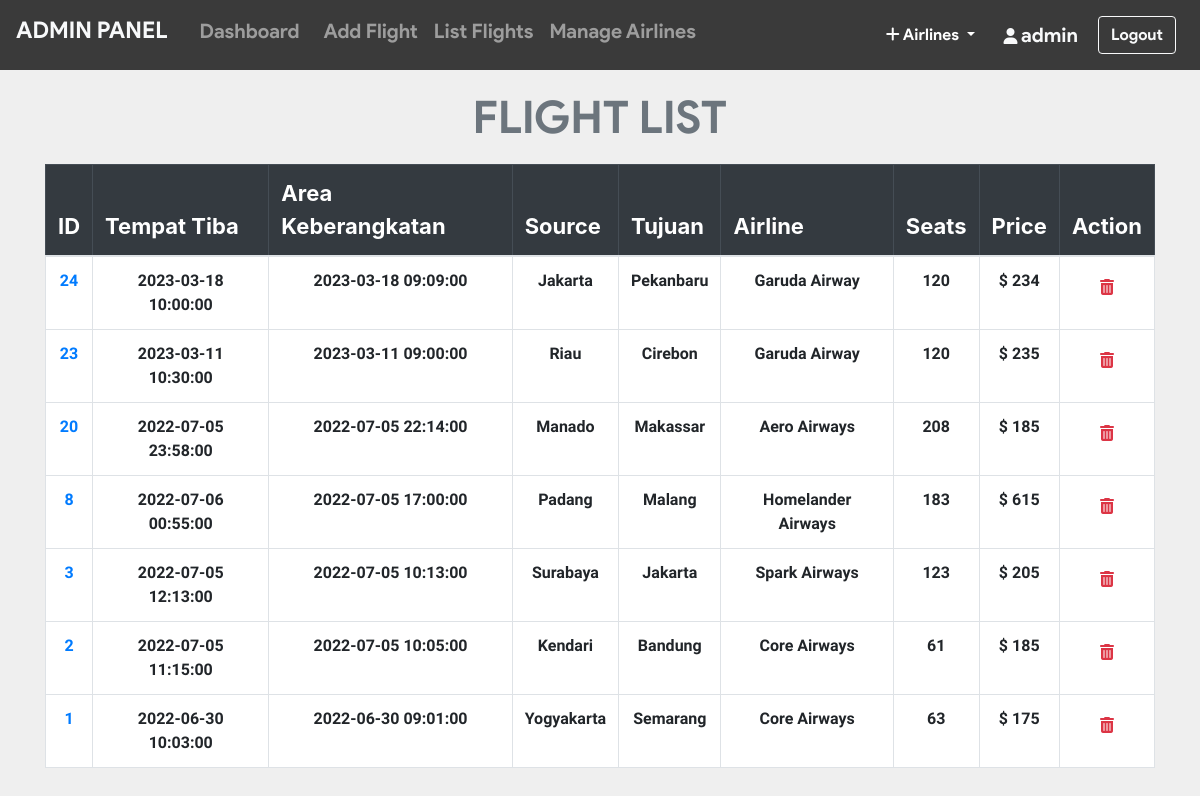
The app's page /admin/all_flights.php (signed in) with its own data.
### tables this page shows
CREATE TABLE `flight` (
  `flight_id` int(11) NOT NULL,
  `admin_id` int(11) NOT NULL,
  `arrivale` datetime NOT NULL,
  `departure` datetime NOT NULL,
  `Destination` varchar(20) NOT NULL,
  `source` varchar(20) NOT NULL,
  `airline` varchar(20) NOT NULL,
  `Seats` varchar(110) NOT NULL,
  `duration` varchar(20) NOT NULL,
  `Price` int(11) NOT NULL,
  `status` varchar(6) DEFAULT NULL,
  `issue` varchar(50) DEFAULT NULL,
  `last_seat` varchar(5) DEFAULT '',
  `bus_seats` int(11) DEFAULT 20,
  `last_bus_seat` varchar(5) DEFAULT ''
);

### admin/all_flights.php (the view, shortened to what this page needs)
<?php include_once 'header.php'; ?>
<?php include_once 'footer.php';
require '../helpers/init_conn_db.php';?>
    <main>
        <?php if(isset($_SESSION['adminId'])) { ?>
          <div class="container-md mt-2">
            <h1 class="display-4 text-center text-secondary"
              >FLIGHT LIST</h1>
            <table class="table table-bordered">
              <thead class="table-dark">
                <tr>
                  <th scope="col">ID</th>
                  <th scope="col">Tempat Tiba</th>
                  <th scope="col">Area Keberangkatan</th>
                  <th scope="col">Source</th>
                  <th scope="col">Tujuan</th>
                  <th scope="col">Airline</th>
                  <th scope="col">Seats</th>
                  <th scope="col">Price</th>
                  <th scope="col">Action</th>
                </tr>
              </thead>
              <tbody>
                <?php
                $sql = 'SELECT * FROM Flight ORDER BY flight_id DESC';
                $stmt = mysqli_stmt_init($conn);
                mysqli_stmt_prepare($stmt,$sql);
                mysqli_stmt_execute($stmt);
                $result = mysqli_stmt_get_result($stmt);
                while ($row = mysqli_fetch_assoc($result)) {
                  echo "
                  <tr class='text-center'>
                    <td scope='row'>
                      <a href='pass_list.php?flight_id=".$row['flight_id']."'>
                      ".$row['flight_id']." </a> </td>
                    <td>".$row['arrivale']."</td>
                    <td>".$row['departure']."</td>
                    <td>".$row['source']."</td>
                    <td>".$row['Destination']."</td>
                    <td>".$row['airline']."</td>
                    <td>".$row['Seats']."</td>
                    <td>$ ".$row['Price']."</td>
                    <td>
                    <form action='all_flights.php' method='post'>
                      <input name='flight_id' type='hidden' value=".$row['flight_id'].">
                      <button  class='btn' type='submit' name='del_flight'>
                      <i class='text-danger fa fa-trash'></i></button>
                    </form>
                    </td>
                  </tr>
                  ";
                }
                ?>
              </tbody>
            </table>
          </div>
        <?php } ?>
    </main>

### admin/all_flights.php (style rules this page uses)
table { background-color: white; }
h1 { margin-top: 20px; margin-bottom: 20px; font-family: 'product sans'; font-size: 45px !important; font-weight: lighter; }
body { background-color: #efefef; }
th { font-size: 22px; }
td { margin-top: 10px !important; font-size: 16px; font-weight: bold; font-family: 'Assistant', sans-serif !important; }

### records on screen
flight: flight_id "24", arrivale "2023-03-18 10:00:00", departure "2023-03-18 09:09:00", source "Jakarta", Destination "Pekanbaru", airline "Garuda Airway", Seats "120", Price "234"
flight: flight_id "23", arrivale "2023-03-11 10:30:00", departure "2023-03-11 09:00:00", source "Riau", Destination "Cirebon", airline "Garuda Airway", Seats "120", Price "235"
flight: flight_id "20", arrivale "2022-07-05 23:58:00", departure "2022-07-05 22:14:00", source "Manado", Destination "Makassar", airline "Aero Airways", Seats "208", Price "185"
flight: flight_id "8", arrivale "2022-07-06 00:55:00", departure "2022-07-05 17:00:00", source "Padang", Destination "Malang", airline "Homelander Airways", Seats "183", Price "615"
flight: flight_id "3", arrivale "2022-07-05 12:13:00", departure "2022-07-05 10:13:00", source "Surabaya", Destination "Jakarta", airline "Spark Airways", Seats "123", Price "205"
flight: flight_id "2", arrivale "2022-07-05 11:15:00", departure "2022-07-05 10:05:00", source "Kendari", Destination "Bandung", airline "Core Airways", Seats "61", Price "185"
flight: flight_id "1", arrivale "2022-06-30 10:03:00", departure "2022-06-30 09:01:00", source "Yogyakarta", Destination "Semarang", airline "Core Airways", Seats "63", Price "175"

### other values on screen
$_SESSION['adminUname'] "admin"
